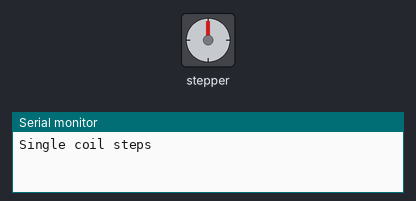
A sketch run on a simulated Arduino Uno, built with avr-gcc and run on an emulated ATmega328P. Shown: stepper motor, the last lines printed to the serial monitor. Stepper angles assume 513 steps per turn.

Above: at 0.05 s.
At 9.71 s:
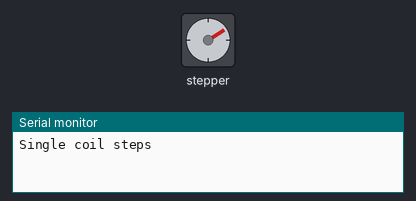
At 19.55 s:
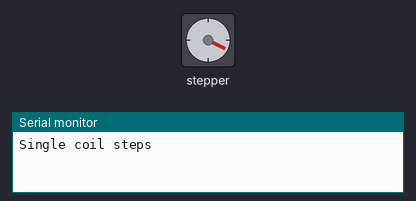
At 39.57 s:
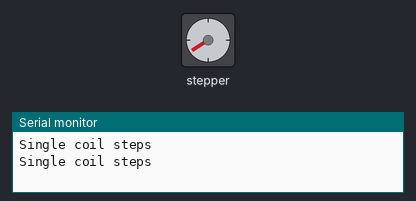
Timing chart, 0 to 40.0 s (numbered marks = the images above):
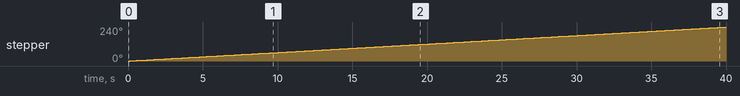

Measured:
- by itself, stepper: keeps turning clockwise at about 6°/s

The sketch:

StepperTest.ino
```cpp
#include <Wire.h>
#include <Adafruit_MotorShield.h>

// Create the motor shield object with the default I2C address
Adafruit_MotorShield AFMS = Adafruit_MotorShield();

// Connect a stepper motor with 200 steps per revolution (1.8 degree)
// to motor port #2 (M3 and M4)
Adafruit_StepperMotor *myMotor = AFMS.getStepper(513, 2);


void setup() {
  Serial.begin(9600);
  AFMS.begin();  // create with the default frequency 1.6KHz
  //AFMS.begin(1000);  // OR with a different frequency, say 1KHz

  myMotor->setSpeed(1);
}

void loop() {
  Serial.println("Single coil steps");
  myMotor->step(200, FORWARD, SINGLE);

  //Serial.println("Double coil steps");
  //myMotor->step(600, FORWARD, DOUBLE);

  //Serial.println("Interleave coil steps");
  //myMotor->step(600, FORWARD, INTERLEAVE);

  //Serial.println("Microstep steps");
  //myMotor->step(600, FORWARD, MICROSTEP);
}
```
